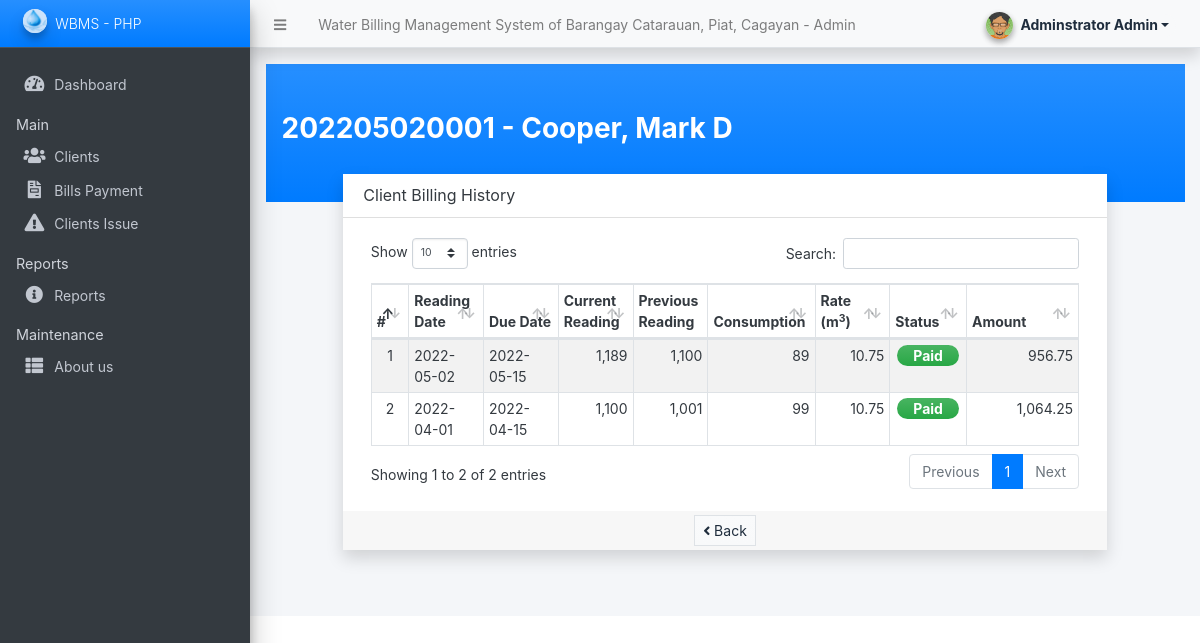
The app's page /admin/?page=clients/billing_history&id=1 (signed in) with its own data.
### tables this page shows
CREATE TABLE `billing_list` (
  `id` int(30) NOT NULL,
  `client_id` int(30) NOT NULL,
  `reading_date` date NOT NULL,
  `due_date` date NOT NULL,
  `reading` float(12,2) NOT NULL DEFAULT 0.00,
  `previous` float(12,2) NOT NULL DEFAULT 0.00,
  `rate` float(12,2) NOT NULL DEFAULT 0.00,
  `total` float(12,2) NOT NULL DEFAULT 0.00,
  `status` tinyint(1) NOT NULL DEFAULT 0 COMMENT '0= pending,\r\n1= paid',
  `date_created` datetime NOT NULL DEFAULT current_timestamp(),
  `date_updated` datetime NOT NULL DEFAULT current_timestamp() ON UPDATE current_timestamp()
);

### config.php (called while the page is built, shortened)
<?php
function format_num($number = '' , $decimal = ''){
    if(is_numeric($number)){
        $ex = explode(".",$number);
        $decLen = isset($ex[1]) ? strlen($ex[1]) : 0;
        if(is_numeric($decimal)){
            return number_format($number,$decimal);
        }else{
            return number_format($number,$decLen);
        }
    }else{
        return "Invalid Input";
    }
}
?>

### admin/clients/billing_history.php (the view, shortened to what this page needs)
<div class="mx-0 py-5 px-3 mx-ns-4 bg-gradient-primary">
	<h3><b><?= isset($code) ? $code : '' ?> - <?= isset($name) ? $name : '' ?></b></h3>
</div>
<div class="row justify-content-center" style="margin-top:-2em;">
	<div class="col-lg-10 col-md-11 col-sm-11 col-xs-11">
		<div class="card rounded-0 shadow">
            <div class="card-header">
                <h5 class="card-title">Client Billing History</h5>
            </div>
			<div class="card-body">
				<div class="container-fluid">
                    <table class="table table-hover table-striped table-bordered" id="list">
                        <colgroup>
                            <col width="5%">
                            <col width="10%">
                            <col width="10%">
                            <col width="10%">
                            <col width="10%">
                            <col width="10%">
                            <col width="10%">
                            <col width="10%">
                            <col width="15%">
                        </colgroup>
                        <thead>
                            <tr>
                                <th>#</th>
                                <th>Reading Date</th>
                                <th>Due Date</th>
                                <th>Current Reading</th>
                                <th>Previous Reading</th>
                                <th>Consumption</th>
                                <th>Rate (m<sup>3</sup>)</th>
                                <th>Status</th>
                                <th>Amount</th>
                            </tr>
                        </thead>
                        <tbody>
                            <?php if(isset($id)): ?>
                            <?php
                            $i = 1;
                                $qry = $conn->query("SELECT b.*, c.code , concat(c.lastname, ', ', c.firstname, ' ', coalesce(c.middlename,'')) as `name` from `billing_list` b inner join client_list c on b.client_id = c.id where c.id = '{$id}' order by unix_timestamp(`reading_date`) desc, `name` asc ");
                                while($row = $qry->fetch_assoc()):
                            ?>
                                <tr>
                                    <td class="text-center"><?php echo $i++; ?></td>
                                    <td><?php echo date("Y-m-d",strtotime($row['reading_date'])) ?></td>
                                    <td><?php echo date("Y-m-d",strtotime($row['due_date'])) ?></td>
                                    <td class="text-right"><?= number_format($row['reading']) ?></td>
                                    <td class="text-right"><?= number_format($row['previous']) ?></td>
                                    <td class="text-right"><?php echo format_num($row['reading'] - $row['previous']) ?></td>
                                    <td class="text-right"><?= format_num($row['rate']) ?></td>
                                    <td class="text-center">
                                        <?php
                                        switch($row['status']){
                                            case 1:
                                                echo '<span class="badge badge-success bg-gradient-success text-sm px-3 rounded-pill">Paid</span>';
                                                break;
                                        }
                                        ?>
                                    </td>
                                    <td class="text-right"><?php echo format_num($row['total']) ?></td>
                                </tr>
                            <?php endwhile; ?>
                            <?php endif; ?>
                        </tbody>
                    </table>
				</div>
			</div>
			<div class="card-footer py-1 text-center">
				<a class="btn btn-light btn-sm bg-gradient-light border rounded-0" href="./?page=clients/view_client&id=<?= isset($id) ? $id : '' ?>"><i class="fa fa-angle-left"></i> Back </a>
			</div>
		</div>
	</div>
</div>

### records on screen
billing_list: reading_date "2022-05-02", due_date "2022-05-15", reading "1,189", previous "1,100", format_num($row['reading'] - $row['previous']) "89", rate "10.75", status "Paid", total "956.75"
billing_list: reading_date "2022-04-01", due_date "2022-04-15", reading "1,100", previous "1,001", format_num($row['reading'] - $row['previous']) "99", rate "10.75", status "Paid", total "1,064.25"

### other values on screen
$_settings->info('name') "Water Billing Management System of Barangay Catarauan, Piat, Cagayan"
$_settings->userdata('firstname').' '.$_settings->userdata('lastname') "Adminstrator Admin"
$_settings->info('short_name') "WBMS - PHP"
$code "202205020001"
$name "Cooper, Mark D"
